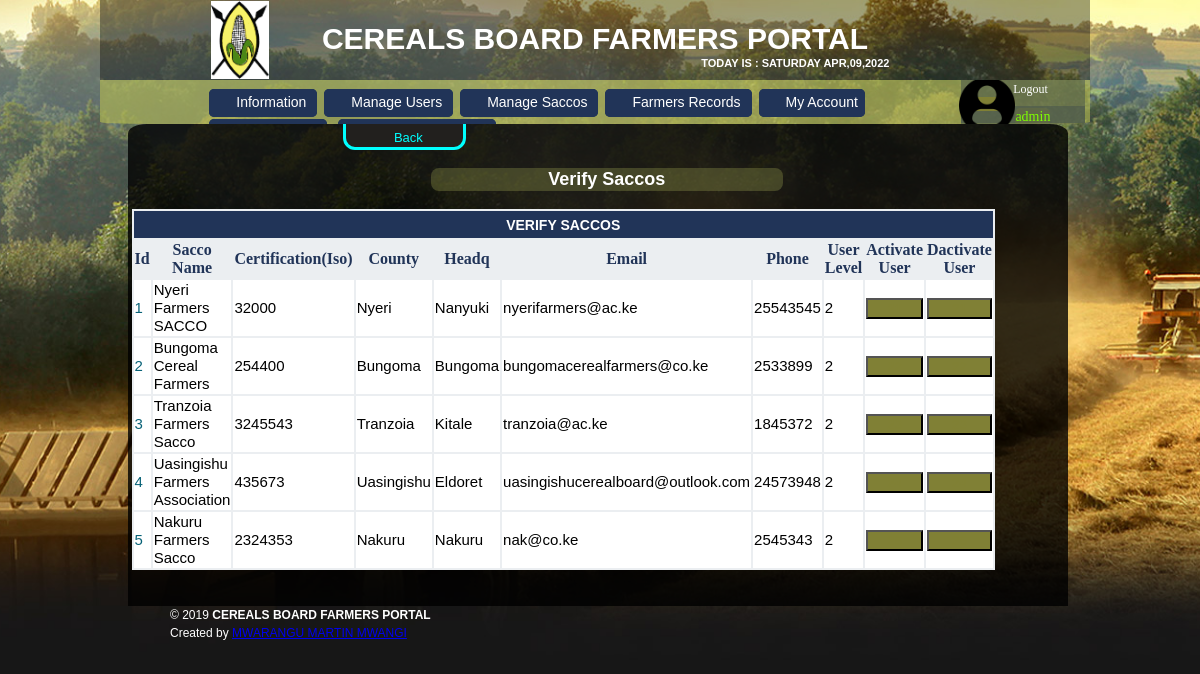
Screenshot of /manageverifysacco.php (signed in) with the database file from the repository.
### tables this page shows
CREATE TABLE IF NOT EXISTS `users` (
  `id` int(20) NOT NULL AUTO_INCREMENT,
  `name` text NOT NULL,
  `id_num` varchar(50) NOT NULL,
  `phone` varchar(50) NOT NULL,
  `email` varchar(50) NOT NULL,
  `residence` varchar(50) NOT NULL,
  `gender` varchar(10) NOT NULL,
  `farmno` varchar(20) NOT NULL,
  `farmlocation` varchar(20) NOT NULL,
  `sacco` text NOT NULL,
  `username` varchar(30) NOT NULL,
  `pass` varchar(300) NOT NULL,
  `user_level` int(2) NOT NULL DEFAULT '2',
  `active` varchar(11) DEFAULT '1',
  PRIMARY KEY (`id`)
);

### manageverifysacco.php (the view, shortened to what this page needs)
<?php
include("header1.php");
?>
<div id="content">
<a href="managesaccos.php" style=" margin-left: 21%; padding-left: 8px; text-decoration: none; background: #22201e;
															    color: aqua;padding-top: 13px;margin-top: -11px;text-align: center;margin-right: 4%;
															font-size: 13px;border: solid;border-radius: 12px;float: left;width: 14%;"><span></span>Back </a>
<h3 style="width: 40%; margin-left: 31%;background: rgba(142, 147, 76, 0.36); margin-top: 5%;">Verify Saccos</h3>
			<br>
<table style="border-color: #3d9db3;margin: auto;width: 95%;font-size: 15px;text-align:center;background: #ebeef1;margin-left: -3%;"border="0">
 <form action="" method="POST">
<tr class="tr1"><td colspan="10"><p>Verify Saccos</p></td></tr>
	<tr style="height: 23px;
    font-size: 16px;
    font-family: serif;
    text-transform: capitalize;
    text-align: center;
   /* background:#ffffff;*/
    color: #213458;
    font-weight: bold;">
		<td>id</td>
		<td>Sacco Name</td>
		<td>Certification(iso)</td>
		<td>County</td>
		<td>Headq</td>
		<td>email</td>
		<td>Phone</td>
		<td>User level</td>
		<td>Activate User</td>
		<td>Dactivate User</td>
	</tr>
<?php
$get_all=mysql_query("SELECT * FROM users WHERE name='1' Order BY user_level asc")or die (mysql_error());
$all_count=mysql_num_rows($get_all);
$x=1;
for($h=0;$h<$all_count;$h++)
	 {
	 $sacco=mysql_result($get_all,$h,'sacco');
	 $id_num=mysql_result($get_all,$h,'id_num');
	 $phone=mysql_result($get_all,$h,'phone');
	 $id=mysql_result($get_all,$h,'id');
	 $farmlocation=mysql_result($get_all,$h,'farmlocation');
	 $email=mysql_result($get_all,$h,'email');
	 $user_level=mysql_result($get_all,$h,'user_level');
	  $residence=mysql_result($get_all,$h,'residence');
?>
	<tr	style="background: white;color:black;text-align: left;">
		<td style="background: white;color: #086277;"><?php echo $x;?></td>
		<td><?php echo $sacco;?></td>
		<td><?php echo $id_num; ?></td>
		<td><?php echo $farmlocation; ?></td>
		<td><?php echo $residence; ?></td>
		<td><?php echo $email; ?></td>
		<td><?php echo $phone; ?></td>
		<td><?php echo $user_level; ?></td>
		<td><input type="submit" name="update" value="<?php echo $id; ?>" style="background: rgb(128, 128, 53);color: rgb(128, 128, 53);width: 100%;"></td>
		<td><input type="submit" name="submit" value="<?php echo $id; ?>" style="background: rgb(128, 128, 53);color: rgb(128, 128, 53);width: 100%;"></td>
	</tr>
<?php  $x++; } ?>
</table>
			<br><br>
</div>
<?php include("footer.php");?>

### style.css (style rules this page uses)
body { margin: 0; padding: 0; line-height: 1.5em; font-family: Arial, Helvetica, sans-serif; font-size: 12px; color: #fff; height: 100%; width: 100%; background: url(images/main-bg.jpg) no-repeat center center fixed; background-size: cover; background-position: center; -moz-background-size: cover; -webkit-background-size: cover; background-size: cover; }
* { box-sizing: border-box; }
body { font-family: Verdana, sans-serif; }
p { margin: 0px; padding: 0px; }
h3 { margin: 0; padding: 2px 0; font-size: 18px; font-weight: normal; color: #000000; text-align: center; background: rgb(128, 128, 53); height: 23px; border-radius: 8px; color: White; font-weight: bold; margin-top:2%; }
#content { clear: both; width: 940px; padding: 0 30px; Margin-LEFT: 28px; background: rgba(0, 0, 0, 0.8); overflow: hidden; min-height: 100%; }
#content { min-height: 400px; border-top-right-radius: 2%; border-top-left-radius: 2%; }
.tr1 { color: white; background: #213458; text-transform: uppercase; font-weight: bold; font-size: 14px; height: 27px; }

### rows the page displays
users: sacco "Nyeri Farmers SACCO", id_num "32000", farmlocation "Nyeri", residence "Nanyuki", email "nyerifarmers@ac.ke", phone "25543545", user_level "2", update "21", submit "21"
users: sacco "Bungoma Cereal Farmers", id_num "254400", farmlocation "Bungoma", residence "Bungoma", email "bungomacerealfarmers@co.ke", phone "2533899", user_level "2", update "22", submit "22"
users: sacco "Tranzoia Farmers Sacco", id_num "3245543", farmlocation "Tranzoia", residence "Kitale", email "tranzoia@ac.ke", phone "1845372", user_level "2", update "23", submit "23"
users: sacco "Uasingishu Farmers Association", id_num "435673", farmlocation "Uasingishu", residence "Eldoret", email "uasingishucerealboard@outlook.com", phone "24573948", user_level "2", update "24", submit "24"
users: sacco "Nakuru Farmers Sacco", id_num "2324353", farmlocation "Nakuru", residence "Nakuru", email "nak@co.ke", phone "2545343", user_level "2", update "26", submit "26"

### other values shown
$use_name "admin"
